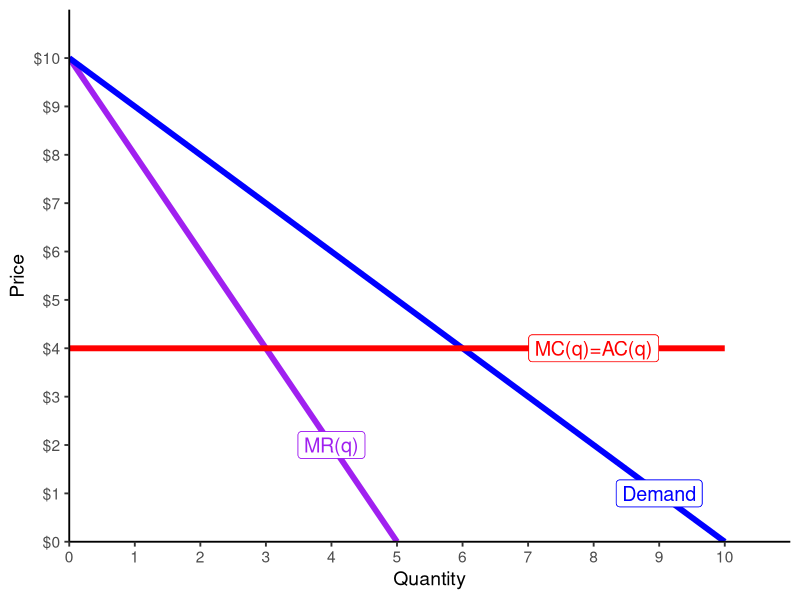
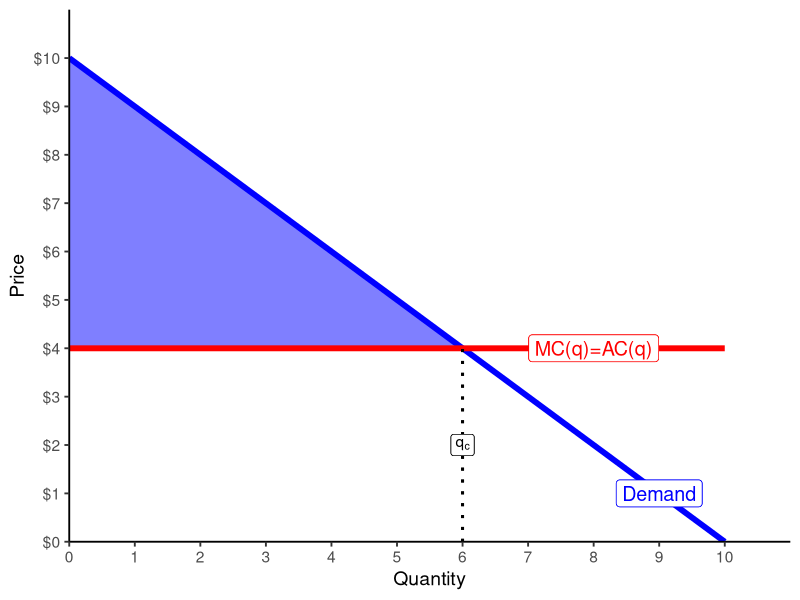
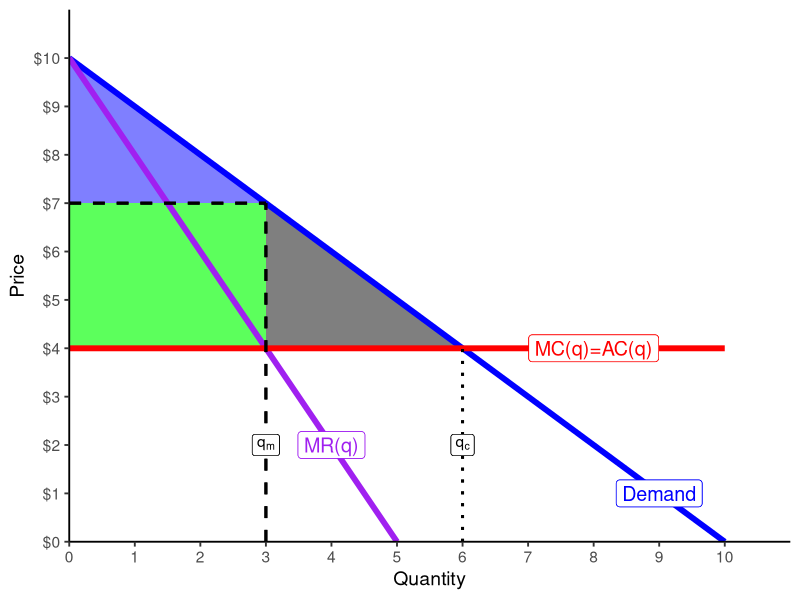
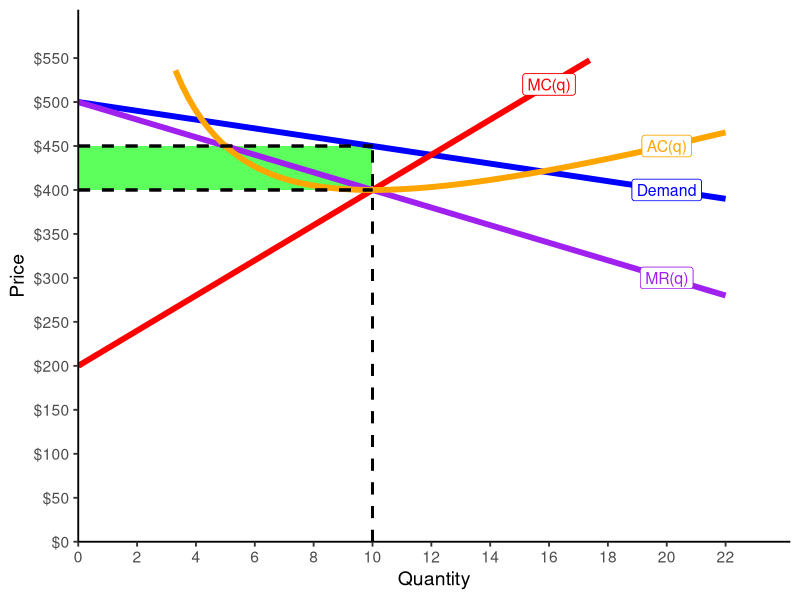
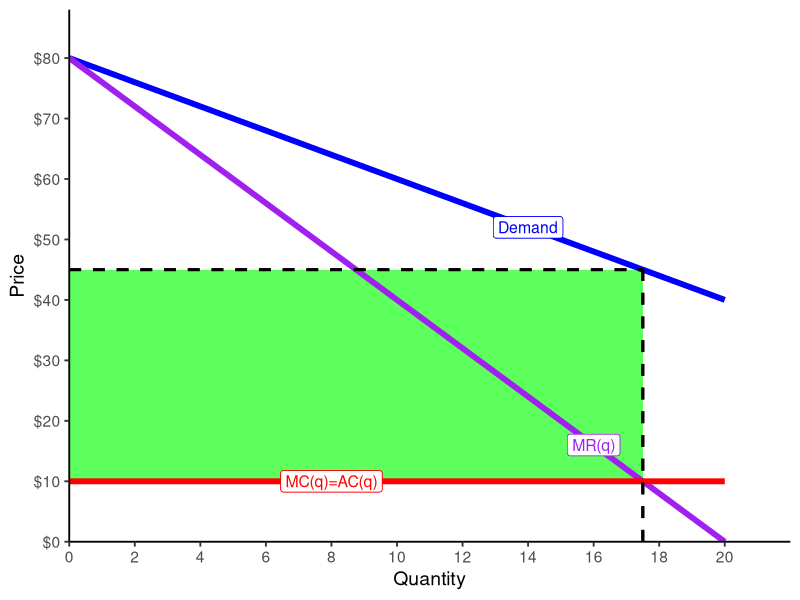
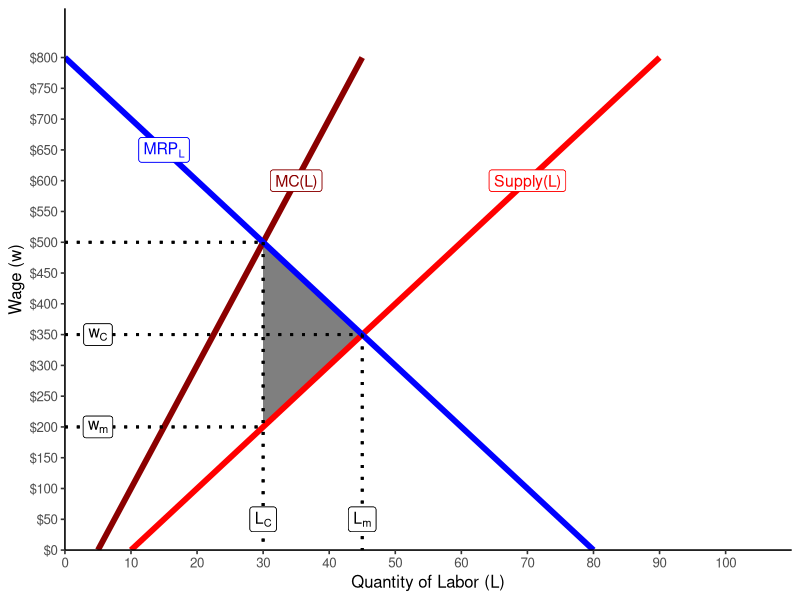

Reproduce these figures in R, in order.
## ---- chunk 1
knitr::opts_chunk$set(echo = FALSE,
                      warning = FALSE,
                      message = FALSE,
                      fig.retina = 3,
                      fig.align = "center")
library(tidyverse)
## ---- chunk 2
demand<-function(x){10-x}
mc<-function(x){4}
mr<-function(x){10-2*x}

ggplot(data.frame(x=c(0,10)), aes(x=x))+
  stat_function(fun=mr, geom="line", size=2, color = "purple")+
    geom_label(aes(x=4,y=mr(4)), color = "purple", label="MR(q)", size = 5)+
  stat_function(fun=demand, geom="line", size=2, color = "blue")+
    geom_label(aes(x=9,y=demand(9)), color = "blue", label="Demand", size = 5)+
  stat_function(fun=mc, geom="line", size=2, color = "red")+
    geom_label(aes(x=8,y=mc(8)), color = "red", label="MC(q)=AC(q)", size = 5)+
  #geom_segment(x=2800, xend=2800, y=0, yend=160, size=1, linetype="dotted")+
  #geom_segment(x=0, xend=2800, y=160, yend=160, size=1, linetype="dotted")+
  #geom_label(x=2800,y=75,label="q*=2800")+
  #geom_label(x=1400,y=160,label="p*=$160")+
    scale_x_continuous(breaks=seq(0,10,1),
                     limits=c(0,10),
                     expand=expand_scale(mult=c(0,0.1)))+
  scale_y_continuous(breaks=seq(0,10,1),
                     limits=c(0,10),
                     labels=scales::dollar,
                     expand=expand_scale(mult=c(0,0.1)))+
  guides(fill=F)+
  labs(x = "Quantity",
       y = "Price")+
  theme_classic(base_size=14)
## ---- chunk 3
demand<-function(x){10-x}
mc<-function(x){4}

cs_1<-tribble(
  ~x, ~y,
  0,10,
  0,4,
  6,4
)

ggplot(data.frame(x=c(0,10)), aes(x=x))+
  geom_polygon(data=cs_1, aes(x=x,y=y), fill="blue", alpha=0.5)+
  stat_function(fun=demand, geom="line", size=2, color = "blue")+
    geom_label(aes(x=9,y=demand(9)), color = "blue", label="Demand", size = 5)+
  stat_function(fun=mc, geom="line", size=2, color = "red")+
    geom_label(aes(x=8,y=mc(8)), color = "red", label="MC(q)=AC(q)", size = 5)+
  geom_segment(x=6, xend=6, y=0, yend=4, size=1, linetype="dotted")+
  geom_label(x=6,y=2,label=expression(q[c]))+
    scale_x_continuous(breaks=seq(0,10,1),
                     limits=c(0,10),
                     expand=expand_scale(mult=c(0,0.1)))+
  scale_y_continuous(breaks=seq(0,10,1),
                     limits=c(0,10),
                     labels=scales::dollar,
                     expand=expand_scale(mult=c(0,0.1)))+
  guides(fill=F)+
  labs(x = "Quantity",
       y = "Price")+
  theme_classic(base_size=14)
## ---- chunk 4

cs_2<-tribble(
  ~x, ~y,
  0,10,
  0,7,
  3,7
)

dwl<-tribble(
  ~x, ~y,
  3,7,
  3,4,
  6,4
)

ggplot(data.frame(x=c(0,10)), aes(x=x))+
  geom_polygon(data=cs_2, aes(x=x,y=y), fill="blue", alpha=0.5)+
  geom_polygon(data=dwl, aes(x=x,y=y), fill="black", alpha=0.5)+
  geom_rect(xmin=0,xmax=3,ymin=4,ymax=7, fill="green",alpha=0.4)+
  stat_function(fun=demand, geom="line", size=2, color = "blue")+
    geom_label(aes(x=9,y=demand(9)), color = "blue", label="Demand", size = 5)+
  stat_function(fun=mr, geom="line", size=2, color = "purple")+
    geom_label(aes(x=4,y=mr(4)), color = "purple", label="MR(q)", size = 5)+
  stat_function(fun=mc, geom="line", size=2, color = "red")+
    geom_label(aes(x=8,y=mc(8)), color = "red", label="MC(q)=AC(q)", size = 5)+
  geom_segment(x=6, xend=6, y=0, yend=4, size=1, linetype="dotted")+
  geom_label(x=6,y=2,label=expression(q[c]))+
  geom_segment(x=0, xend=3, y=7, yend=7, size=1, linetype="dashed")+
  geom_segment(x=3, xend=3, y=0, yend=7, size=1, linetype="dashed")+
  geom_label(x=3,y=2,label=expression(q[m]))+
    scale_x_continuous(breaks=seq(0,10,1),
                     limits=c(0,10),
                     expand=expand_scale(mult=c(0,0.1)))+
  scale_y_continuous(breaks=seq(0,10,1),
                     limits=c(0,10),
                     labels=scales::dollar,
                     expand=expand_scale(mult=c(0,0.1)))+
  guides(fill=F)+
  labs(x = "Quantity",
       y = "Price")+
  theme_classic(base_size=14)
## ---- chunk 5
demand_rest<-function(x){500-5*x}
mr_rest<-function(x){500-10*x}
mc_rest<-function(x){20*x+200}
ac_rest<-function(x){10*x+200+1000/x}

ggplot(data.frame(x=c(0,10)), aes(x=x))+
  geom_rect(xmin=0,xmax=10,ymin=400,ymax=450, fill="green", alpha=0.4)+
  stat_function(fun=demand_rest, geom="line", size=2, color = "blue")+
    geom_label(aes(x=20,y=demand_rest(20)), color = "blue", label="Demand", size = 4)+
  stat_function(fun=mr_rest, geom="line", size=2, color = "purple")+
    geom_label(aes(x=20,y=mr_rest(20)), color = "purple", label="MR(q)", size = 4)+
  stat_function(fun=mc_rest, geom="line", size=2, color = "red")+
    geom_label(aes(x=16,y=mc_rest(16)), color = "red", label="MC(q)", size = 4)+
  stat_function(fun=ac_rest, geom="line", size=2, color = "orange")+
    geom_label(aes(x=20,y=ac_rest(20)), color = "orange", label="AC(q)", size = 4)+
  geom_segment(x=0, xend=10, y=450, yend=450, size=1, linetype="dashed")+
  geom_segment(x=10, xend=10, y=0, yend=450, size=1, linetype="dashed")+
  geom_segment(x=0, xend=10, y=400, yend=400, size=1, linetype="dashed")+
    scale_x_continuous(breaks=seq(0,22,2),
                     limits=c(0,22),
                     expand=expand_scale(mult=c(0,0.1)))+
  scale_y_continuous(breaks=seq(0,550,50),
                     limits=c(0,550),
                     labels=scales::dollar,
                     expand=expand_scale(mult=c(0,0.1)))+
  guides(fill=F)+
  labs(x = "Quantity",
       y = "Price")+
  theme_classic(base_size=14)
## ---- chunk 6
demand_bent<-function(x){80-2*x}
mr_bent<-function(x){80-4*x}
mc_bent<-function(x){10}

ggplot(data.frame(x=c(0,10)), aes(x=x))+
  geom_rect(xmin=0,xmax=17.5,ymin=10,ymax=45, fill="green", alpha=0.4)+
  stat_function(fun=demand_bent, geom="line", size=2, color = "blue")+
    geom_label(aes(x=14,y=demand_bent(14)), color = "blue", label="Demand", size = 4)+
  stat_function(fun=mr_bent, geom="line", size=2, color = "purple")+
    geom_label(aes(x=16,y=mr_bent(16)), color = "purple", label="MR(q)", size = 4)+
  stat_function(fun=mc_bent, geom="line", size=2, color = "red")+
    geom_label(aes(x=8,y=mc_bent(8)), color = "red", label="MC(q)=AC(q)", size = 4)+
  geom_segment(x=0, xend=17.5, y=45, yend=45, size=1, linetype="dashed")+
  geom_segment(x=17.5, xend=17.5, y=0, yend=45, size=1, linetype="dashed")+
    scale_x_continuous(breaks=seq(0,20,2),
                     limits=c(0,20),
                     expand=expand_scale(mult=c(0,0.1)))+
  scale_y_continuous(breaks=seq(0,80,10),
                     limits=c(0,80),
                     labels=scales::dollar,
                     expand=expand_scale(mult=c(0,0.1)))+
  guides(fill=F)+
  labs(x = "Quantity",
       y = "Price")+
  theme_classic(base_size=14)
## ---- chunk 7
mrp_l=function(q){800-10*q}
supply_l=function(q){10*q-100}
MC_l=function(q){20*q-100}
dwl_l<-tribble(
  ~x, ~y,
  30, 200,
  30, 500,
  45, 350
)
ggplot(data.frame(x=c(0,10)), aes(x=x))+
  geom_polygon(data=dwl_l, aes(x=x,y=y), fill="black", alpha=0.5)+
    stat_function(fun=MC_l, geom="line", size=2, color = "darkred")+
  geom_label(aes(x=35,y=MC_l(35)), color = "darkred", label="MC(L)", size = 4)+
    stat_function(fun=supply_l, geom="line", size=2, color = "red")+
  geom_label(aes(x=70,y=supply_l(70)), color = "red", label="Supply(L)", size = 4)+
  stat_function(fun=mrp_l, geom="line", size=2, color = "blue")+
  geom_label(aes(x=15,y=mrp_l(15)), color = "blue", label=expression(MRP[L]), size = 4)+
  
  geom_segment(aes(x = 0, xend = 30, y = 500, yend=500), linetype="dotted", size=1)+
  geom_segment(aes(x = 0, xend = 30, y = 200, yend=200), linetype="dotted", size=1)+

  geom_segment(aes(x = 30, xend = 30, y = 500, yend=0), linetype="dotted", size=1)+
  geom_segment(aes(x = 0, xend = 45, y = 350, yend=350), linetype="dotted", size=1)+
  geom_segment(aes(x = 45, xend = 45, y = 350, yend=0), linetype="dotted", size=1)+

      geom_label(aes(x=5,y=200), label=expression(w[m]), size = 4)+
    geom_label(aes(x=5,y=350), label=expression(w[C]), size = 4)+

      geom_label(aes(x=45,y=50), label=expression(L[m]), size = 4)+
    geom_label(aes(x=30,y=50), label=expression(L[C]), size = 4)+

    scale_x_continuous(breaks=seq(0,100,10),
                     limits=c(0,100),
                     expand=expand_scale(mult=c(0,0.1)))+
  scale_y_continuous(breaks=seq(0,800,50),
                     limits=c(0,800),
                     labels=scales::dollar,
                     expand=expand_scale(mult=c(0,0.1)))+
  #scale_colour_manual("Curves", values = line_colors, guide=F)+
  labs(y = "Wage (w)",
       x = "Quantity of Labor (L)")+
  theme_classic(base_size=12)
